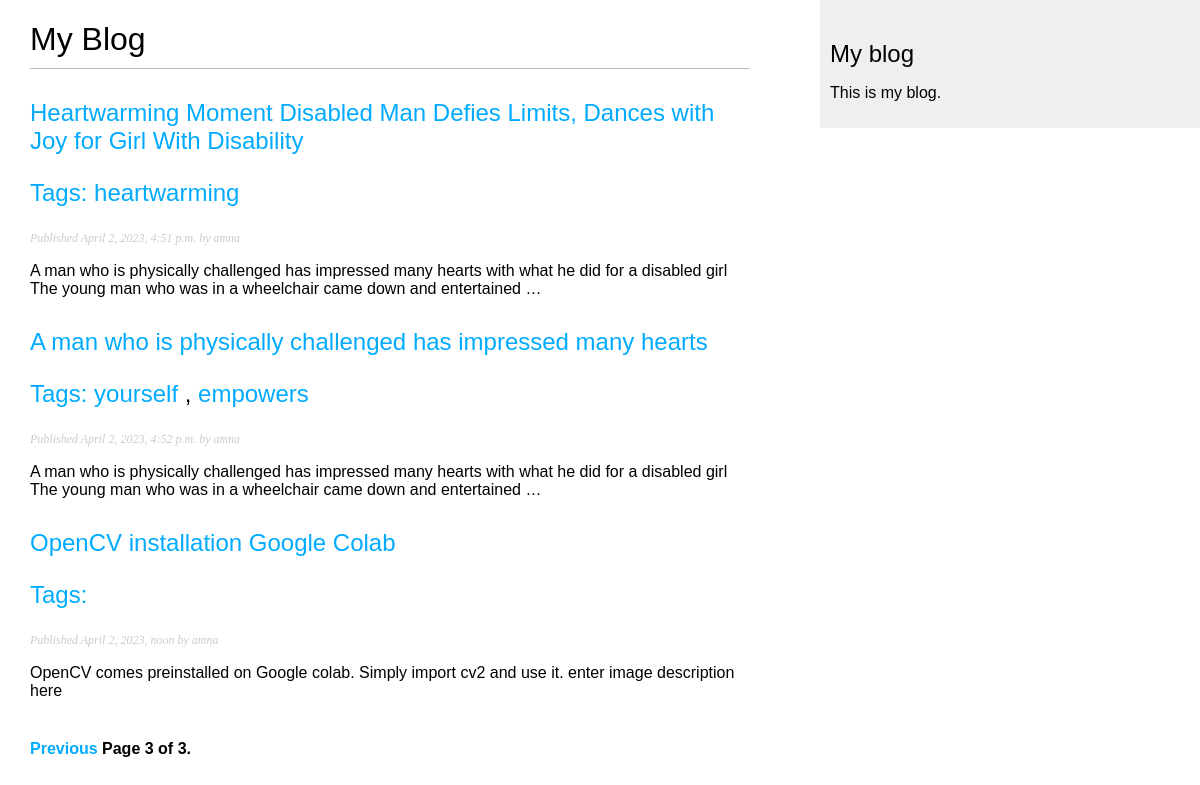
Page /blog/?page=3 on the committed database.
### blog/models.py (models this page shows, shortened)
class Post(models.Model):
    tags = TaggableManager()
    def get_absolute_url(self):
        return reverse('blog:post_detail',
                       args=[self.publish.year,
                             self.publish.month,
                             self.publish.day, self.slug])
    STATUS_CHOICES = (
        ('draft', 'Draft'),
        ('published', 'Published'),
    )
    title = models.CharField(max_length=250)
    slug = models.SlugField(max_length=250,
                            unique_for_date='publish')
    author = models.ForeignKey(User,
                               on_delete=models.CASCADE,
                               related_name='blog_posts')
    body = models.TextField()
    publish = models.DateTimeField(default=timezone.now)
    created = models.DateTimeField(auto_now_add=True)
    updated = models.DateTimeField(auto_now=True)
    status = models.CharField(max_length=10,
                              choices=STATUS_CHOICES,
                              default='draft')

### blog/views.py (the view)
# urls.py: path('', views.post_list),
def post_list(request,tag_slug=None):
    object_list = Post.objects.all()
    tag = None
    if tag_slug:
        tag = get_object_or_404(Tag, slug=tag_slug)
        object_list = object_list.filter(tags__in=[tag])
    paginator = Paginator(object_list, 3)  # 3 posts in each page
    page = request.GET.get('page')
    try:
        posts = paginator.page(page)
    except PageNotAnInteger:
        posts = paginator.page(1)
    except EmptyPage:
        posts = paginator.page(paginator.num_pages)
    return render(request,
                  'blog/post/list.html',
                  {'page': page,
                   'posts': posts,
                   'tag': tag})

### blog/templates/blog/post/list.html (shortened to what this page needs)
{% extends "blog/base.html" %}
{% block content %}
 <h1>My Blog</h1>
 {% for post in posts %}
 <h2>
 <a href="{{ post.get_absolute_url }}">
 {{ post.title }}
 <p class="tags">
    Tags:
    {% for tag in post.tags.all %}
    <a href="{% url "blog:post_list_by_tag" tag.slug %}">
    {{ tag.name }}
    </a>
    {% if not forloop.last %}, {% endif %}
    {% endfor %}
   </p>
 </a>
 </h2>
 <p class="date">
 Published {{ post.publish }} by {{ post.author }}
 </p>
 {{ post.body|truncatewords:30|linebreaks }}
 {% endfor %}
 {% include "pagination.html"  with page=posts %}
{% endblock %}

### blog/static/css/blog.css (style rules this page uses)
body { margin:0; padding:0; font-family:helvetica, sans-serif; }
a { color:#00abff; text-decoration:none; }
h1 { font-weight:normal; border-bottom:1px solid #bbb; padding:0 0 10px 0; }
h2 { font-weight:normal; margin:30px 0 0; }
p.date { color:#ccc; font-family: georgia, serif; font-size: 12px; font-style: italic; }

### rows in the picture
Post: title "Heartwarming Moment Disabled Man Defies Limits, Dances with Joy for Girl With Disability", publish "April 2, 2023, 4:51 p.m.", author "amna", body "A man who is physically challenged has impressed many hearts with what he did for a disabled girl The young man who was in a wheelchair came down and entertained …"
Tag: name "heartwarming"
Post: title "A man who is physically challenged has impressed many hearts", publish "April 2, 2023, 4:52 p.m.", author "amna", body "A man who is physically challenged has impressed many hearts with what he did for a disabled girl The young man who was in a wheelchair came down and entertained …"
Tag: name "yourself"
Tag: name "empowers"
Post: title "OpenCV installation Google Colab", publish "April 2, 2023, noon", author "amna", body "OpenCV comes preinstalled on Google colab. Simply import cv2 and use it. enter image description here"

### other values in the picture
{{ page.number }} "3"
{{ page.paginator.num_pages }} "3"
